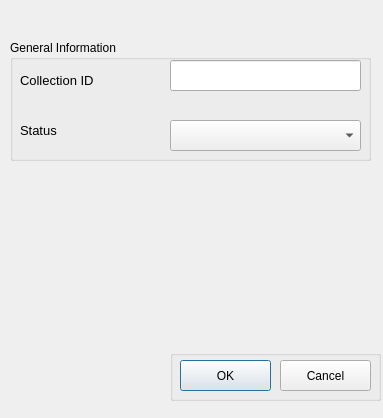
<?xml version="1.0" encoding="UTF-8"?>
<ui version="4.0">
 <class>AddCopyForm</class>
 <widget class="QDialog" name="AddCopyForm">
  <property name="geometry">
   <rect>
    <x>0</x>
    <y>0</y>
    <width>383</width>
    <height>418</height>
   </rect>
  </property>
  <property name="windowTitle">
   <string>Dialog</string>
  </property>
  <widget class="QGroupBox" name="groupBox">
   <property name="geometry">
    <rect>
     <x>10</x>
     <y>40</y>
     <width>361</width>
     <height>121</height>
    </rect>
   </property>
   <property name="title">
    <string>General Information</string>
   </property>
   <widget class="QLabel" name="label">
    <property name="geometry">
     <rect>
      <x>10</x>
      <y>30</y>
      <width>91</width>
      <height>21</height>
     </rect>
    </property>
    <property name="font">
     <font>
      <pointsize>10</pointsize>
     </font>
    </property>
    <property name="text">
     <string>Collection ID</string>
    </property>
   </widget>
   <widget class="QLineEdit" name="cidF">
    <property name="geometry">
     <rect>
      <x>160</x>
      <y>20</y>
      <width>191</width>
      <height>31</height>
     </rect>
    </property>
   </widget>
   <widget class="QLabel" name="label_2">
    <property name="geometry">
     <rect>
      <x>10</x>
      <y>80</y>
      <width>101</width>
      <height>21</height>
     </rect>
    </property>
    <property name="font">
     <font>
      <pointsize>10</pointsize>
     </font>
    </property>
    <property name="text">
     <string>Status</string>
    </property>
   </widget>
   <widget class="QComboBox" name="copiesCBB">
    <property name="geometry">
     <rect>
      <x>160</x>
      <y>80</y>
      <width>191</width>
      <height>31</height>
     </rect>
    </property>
    <property name="font">
     <font>
      <pointsize>10</pointsize>
     </font>
    </property>
   </widget>
   <widget class="QLabel" name="cidErr">
    <property name="geometry">
     <rect>
      <x>160</x>
      <y>60</y>
      <width>191</width>
      <height>16</height>
     </rect>
    </property>
    <property name="text">
     <string/>
    </property>
   </widget>
  </widget>
  <widget class="QGroupBox" name="groupBox_2">
   <property name="geometry">
    <rect>
     <x>170</x>
     <y>350</y>
     <width>211</width>
     <height>51</height>
    </rect>
   </property>
   <property name="title">
    <string/>
   </property>
   <widget class="QPushButton" name="okBtn">
    <property name="geometry">
     <rect>
      <x>10</x>
      <y>10</y>
      <width>91</width>
      <height>31</height>
     </rect>
    </property>
    <property name="text">
     <string>OK</string>
    </property>
   </widget>
   <widget class="QPushButton" name="cancelBtn">
    <property name="geometry">
     <rect>
      <x>110</x>
      <y>10</y>
      <width>91</width>
      <height>31</height>
     </rect>
    </property>
    <property name="text">
     <string>Cancel</string>
    </property>
   </widget>
  </widget>
 </widget>
 <resources/>
 <connections/>
</ui>
